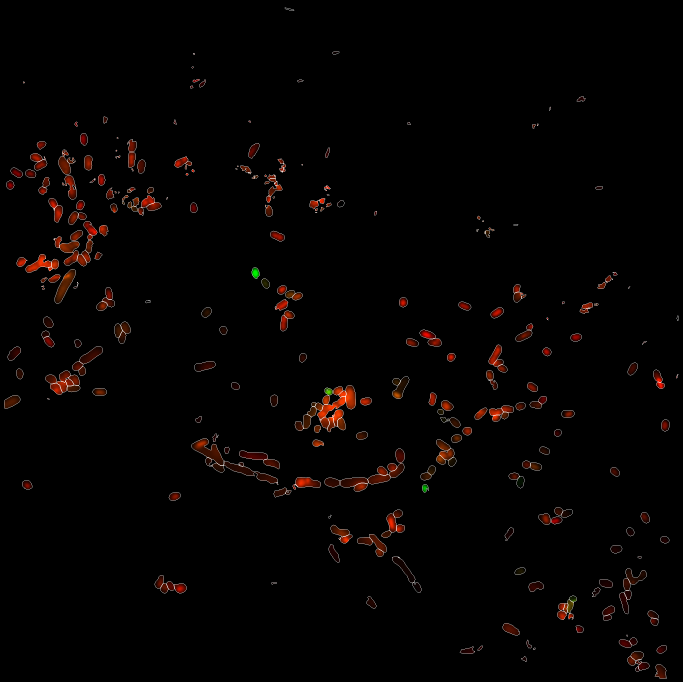
#> input picture live_dead_analysis/image_overlaps/cell_based_overlap_images/pos0_t0_cell_based_live_dead.png, 2048 x 2044 px (shown at 1/3 size)
$ python -i colony_tracking.py   (imports and definitions only)
#> lines starting #> are read from the running program, lines starting #| are printed output that depends on the picture
"""Track verified colony regions; identities are scoped to position/channel."""
from __future__ import annotations

from collections import defaultdict
from pathlib import Path

import cv2
import numpy as np


def track_colonies_by_frame(colonies_by_frame, *, max_search_radius=50, max_lost=5):
    """Return copied detections with track IDs and conservative review flags.

    Frame keys are (position, time, channel). Frame-local colony IDs and
    geometry remain unchanged. IDs are only stable within this tracking run.
    Strong mask overlap repairs fragmented btrack identities. Merge/split events
    are geometric candidates for review, not biological lineage determinations.
    """
    import btrack

    results = {key: [dict(c) for c in colonies] for key, colonies in colonies_by_frame.items()}
    groups = defaultdict(list)
    for key in sorted(results):
        groups[(key[0], key[2])].append(key)

    for keys in groups.values():
        objects, detections, regions = [], [], defaultdict(list)
        origin = min(key[1] for key in keys)
        for key in keys:
            for colony in results[key]:
                mask = colony.get("mask")
                if isinstance(mask, np.ndarray):
                    moments = cv2.moments((mask > 0).astype(np.uint8), binaryImage=True)
                    contour = colony.get("contour")
                    if contour is None:
                        contours, _ = cv2.findContours((mask > 0).astype(np.uint8), cv2.RETR_EXTERNAL, cv2.CHAIN_APPROX_SIMPLE)
                        contour = max(contours, key=cv2.contourArea) if contours else None
                else:
                    contour = colony.get("contour", colony.get("polygon"))
                    contour = np.asarray(contour, dtype=np.int32).reshape(-1, 1, 2)
                    moments = cv2.moments(contour)
                if not moments["m00"] or contour is None:
                    raise ValueError(f"Empty colony geometry at {key}, colony {colony.get('colony_id')}")
                x, y = moments["m10"] / moments["m00"], moments["m01"] / moments["m00"]
                colony.update(track_id=None, tracking_status="tracked", tracking_review=False,
                              tracking_centroid_x=float(x), tracking_centroid_y=float(y))
                ref = len(objects)
                objects.append(btrack.btypes.PyTrackObject.from_dict(
                    {"ID": ref, "t": int(key[1] - origin), "x": x, "y": y, "z": 0.0}))
                detections.append(colony)
                regions[key[1]].append((ref, np.asarray(contour, dtype=np.int32), mask))
        if not objects:
            continue

        ambiguous = set()

        if len({obj.t for obj in objects}) == 1:
            for i, colony in enumerate(detections, 1):
                colony["track_id"] = i
                if i - 1 in ambiguous:
                    colony.update(tracking_status="ambiguous_merge_split", tracking_review=True)
            _repair_continuity(detections, regions, max_lost=max_lost)
            continue

        with btrack.BayesianTracker() as tracker:
            config = btrack.config.load_config(Path(__file__).parent / "config" / "btrack_config.json")
            # Configure a fresh in-memory model, leaving the cell config untouched.
            config.hypothesis_model.hypotheses = ["P_init", "P_term", "P_link"]
            config.motion_model.max_lost = int(max_lost)
            tracker.configure(config)
            tracker.max_search_radius = float(max_search_radius)
            tracker.append(objects)
            # append assigns IDs; retain its exact references, never spatially rematch.
            by_ref = {obj.ID: (i, detections[i]) for i, obj in enumerate(objects)}
            tracker.track(tracking_updates=["MOTION"])
            # Link gaps without discarding detections or inferring cell divisions.
            tracker.optimize(options={"tm_lim": 30000, "mip_gap": 0.01})
            tracks = [list(track.refs) for track in tracker.tracks]

        next_id, seen = 0, set()
        for refs in tracks:
            active_id = None
            for ref in refs:
                if ref < 0:  # predicted gap, not a measured colony
                    continue
                if ref not in by_ref or ref in seen:
                    raise RuntimeError("Unexpected or duplicated btrack object reference")
                seen.add(ref)
                index, colony = by_ref[ref]
                if active_id is None or index in ambiguous:
                    next_id += 1
                    active_id = next_id
                colony["track_id"] = active_id
                if index in ambiguous:
                    colony.update(tracking_status="ambiguous_merge_split", tracking_review=True)
                    active_id = None
        # Some btrack versions omit isolated observations. Preserve them explicitly.
        for ref in sorted(set(by_ref) - seen):
            index, colony = by_ref[ref]
            next_id += 1
            colony.update(track_id=next_id, tracking_review=True,
                          tracking_status="ambiguous_merge_split" if index in ambiguous else "unlinked")
        _repair_continuity(detections, regions, max_lost=max_lost)
    return results


# [89 lines left out: function _repair_continuity, not called in this run]

>>> import cv2
>>> picture = cv2.imread('../../../../live_dead_analysis/image_overlaps/cell_based_overlap_images/pos0_t0_cell_based_live_dead.png', cv2.IMREAD_GRAYSCALE)
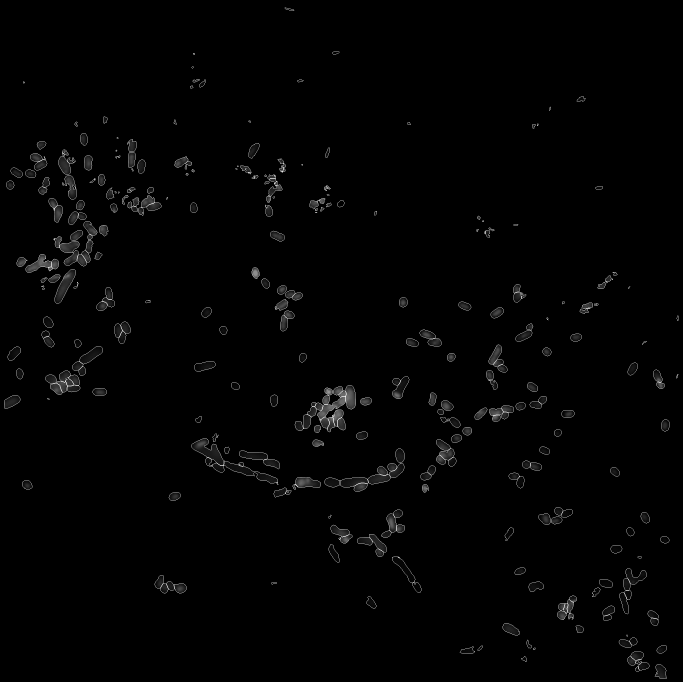
#> picture: shape (2044, 2048) (shown at 1/3 size); min 0, max 255, mean 2.9
>>> result = track_colonies_by_frame(picture)
#> (the run stopped early here; a loop or call above may not have finished)
